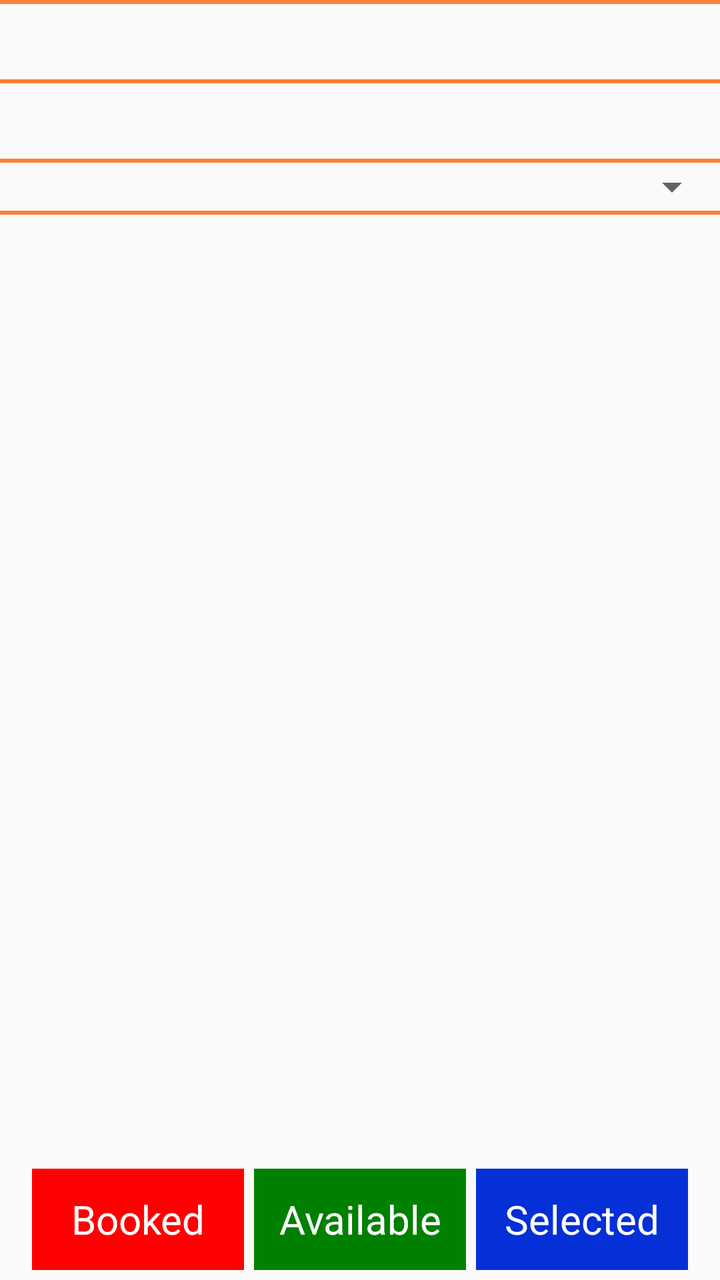
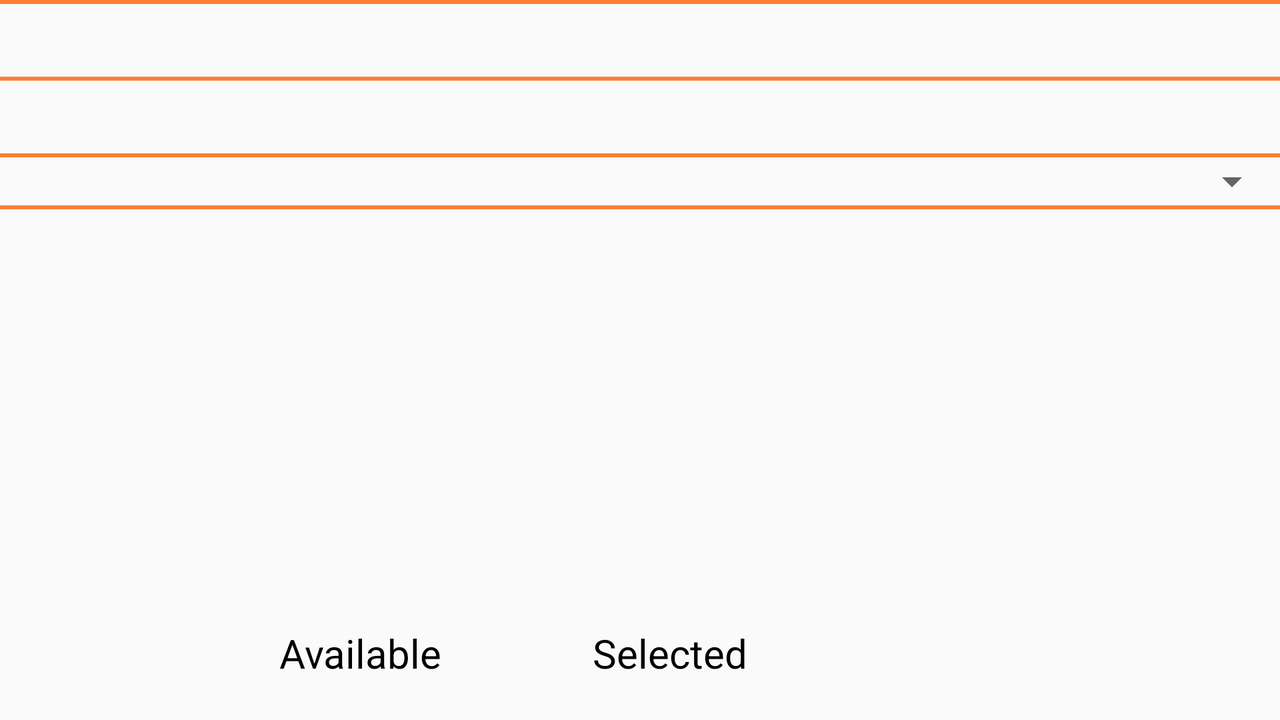

Compare how this app lays out the same screen by default and in its alternative resource folder. The renders come first, then the two layout files and the values they reference.
<!-- AndroidManifest.xml: application theme AppTheme -->
<!-- res/layout/fragment_select_date.xml -->
<RelativeLayout xmlns:android="http://schemas.android.com/apk/res/android"
    xmlns:tools="http://schemas.android.com/tools"
    android:layout_width="match_parent"
    android:layout_height="match_parent"
    tools:context="esiapp.esi.ui.fragment.SelectDateFragment">

    <LinearLayout
        android:id="@+id/time_date_layout"
        android:layout_width="match_parent"
        android:layout_height="wrap_content"
        android:layout_above="@+id/legend_color"
        android:layout_alignParentTop="true"
        android:orientation="vertical"
        android:paddingBottom="5dp">

        <View
            android:id="@+id/date_fragment_view1"
            android:layout_width="match_parent"
            android:layout_height="2dp"
            android:background="@color/colorPrimary" />

        <TextView
            android:id="@+id/date_fragment_address"
            android:layout_width="match_parent"
            android:layout_height="wrap_content"
            android:layout_margin="8dp"
            android:gravity="center_horizontal"
            android:text=""
            android:textSize="16sp" />

        <View
            android:id="@+id/date_fragment_view2"
            android:layout_width="match_parent"
            android:layout_height="2dp"
            android:background="@color/colorPrimary" />

        <TextView
            android:id="@+id/date_fragment_show_date"
            android:layout_width="match_parent"
            android:layout_height="wrap_content"
            android:layout_margin="8dp"
            android:gravity="center_horizontal"
            android:text=""
            android:textColor="@color/black"
            android:textSize="16sp" />


        <View
            android:id="@+id/date_fragment_view3"
            android:layout_width="match_parent"
            android:layout_height="2dp"
            android:background="@color/colorPrimary" />

        <Spinner
            android:id="@+id/date_fragment_spinner_session"
            android:layout_width="match_parent"
            android:layout_height="wrap_content" />

        <View
            android:id="@+id/date_fragment_view"
            android:layout_width="match_parent"
            android:layout_height="2dp"
            android:background="@color/colorPrimary" />

        <android.support.v7.widget.RecyclerView
            android:id="@+id/date_fragment_recyclerview"
            android:layout_width="match_parent"
            android:layout_height="wrap_content"
            android:scrollbars="vertical" />

    </LinearLayout>

    
    
    
    
    
    
    
    
    
    
    
    
    
    
    
    
    
    
    
    
    
    
    
    
    
    
    
    
    
    
    
    
    
    
    
    
    
    
    

    <LinearLayout
        android:id="@+id/legend_color"
        android:layout_width="match_parent"
        android:layout_height="wrap_content"
        android:layout_alignParentBottom="true"
        android:layout_marginBottom="5dp"
        android:gravity="bottom"
        android:orientation="horizontal"
        android:weightSum="3">


        <TextView
            android:id="@+id/booked"
            android:layout_width="0dp"
            android:layout_height="wrap_content"
            android:layout_marginLeft="16dp"
            android:layout_weight="1"
            android:background="@color/booked_color"
            android:text="@string/booked"
            android:textAlignment="center"
            android:minLines="2"
            android:gravity="center"
            android:textColor="@color/white"
            android:textSize="20sp" />

        <TextView
            android:id="@+id/available"
            android:layout_width="0dp"
            android:layout_height="wrap_content"
            android:layout_marginLeft="5dp"
            android:layout_marginRight="5dp"
            android:layout_weight="1"
            android:background="@color/green"
            android:gravity="center"
            android:layout_gravity="center"
            android:minLines="2"
            android:text="@string/available"
            android:textAlignment="center"
            android:textColor="@color/white"
            android:textSize="20sp" />

        <TextView
            android:id="@+id/selected"
            android:layout_width="0dp"
            android:layout_height="wrap_content"
            android:gravity="center"
            android:minLines="2"
            android:layout_marginRight="16dp"
            android:layout_weight="1"
            android:background="@color/selected_color"
            android:text="@string/selected"
            android:textAlignment="center"
            android:textColor="@color/white"
            android:textSize="20sp" />
    </LinearLayout>
</RelativeLayout>
<!-- resources referenced by this layout -->
<resources>
  <color name="black">#000000</color>
  <color name="booked_color">#FF0000</color>
  <color name="colorPrimary">#FD7F36</color>
  <color name="green">#008000</color>
  <color name="selected_color">#052fd7</color>
  <color name="white">#ffffff</color>
  <string name="available">Available</string>
  <string name="booked">Booked</string>
  <string name="selected">Selected</string>
  
      // Toast message strings
  <style name="AppTheme" parent="Theme.AppCompat.Light.NoActionBar">
          
          <item name="colorPrimary">@color/colorPrimary</item>
          <item name="colorPrimaryDark">@color/colorPrimaryDark</item>
          <item name="colorAccent">@color/colorAccent</item>
      </style>
  <color name="colorPrimaryDark">#e38d32</color>
  <color name="colorAccent">#d26767</color>
</resources>
<!-- res/layout-land/fragment_select_date.xml (the repository's variant of the layout above) -->
<!-- drawn on the phone turned sideways -->
<RelativeLayout xmlns:android="http://schemas.android.com/apk/res/android"
    xmlns:tools="http://schemas.android.com/tools"
    android:layout_width="match_parent"
    android:layout_height="match_parent"
    tools:context="esiapp.esi.ui.fragment.SelectDateFragment">

    <LinearLayout
        android:id="@+id/time_date_layout"
        android:layout_width="match_parent"
        android:layout_height="wrap_content"
        android:orientation="vertical">

        <View
            android:id="@+id/date_fragment_view1"
            android:layout_width="match_parent"
            android:layout_height="2dp"
            android:background="@color/colorPrimary" />

        <TextView
            android:id="@+id/date_fragment_address"
            android:layout_width="match_parent"
            android:layout_height="wrap_content"
            android:layout_margin="8dp"
            android:gravity="center_horizontal"
            android:text=""
            android:textSize="15sp" />

        <View
            android:id="@+id/date_fragment_view2"
            android:layout_width="match_parent"
            android:layout_height="2dp"
            android:background="@color/colorPrimary" />

        <TextView
            android:id="@+id/date_fragment_show_date"
            android:layout_width="match_parent"
            android:layout_height="wrap_content"
            android:layout_margin="8dp"
            android:gravity="center_horizontal"
            android:text=""
            android:textColor="@color/black"
            android:textSize="15sp" />


        <View
            android:id="@+id/date_fragment_view3"
            android:layout_width="match_parent"
            android:layout_height="2dp"
            android:background="@color/colorPrimary" />

        <Spinner
            android:id="@+id/date_fragment_spinner_session"
            android:layout_width="match_parent"
            android:layout_height="wrap_content" />

        <View
            android:id="@+id/date_fragment_view"
            android:layout_width="match_parent"
            android:layout_height="2dp"
            android:background="@color/colorPrimary" />

        <android.support.v7.widget.RecyclerView
            android:id="@+id/date_fragment_recyclerview"
            android:layout_width="match_parent"
            android:layout_height="wrap_content"
            android:scrollbars="vertical" />

    </LinearLayout>

    <RelativeLayout
        android:id="@+id/slot_legends_layout"
        android:layout_width="match_parent"
        android:layout_height="match_parent"
        android:gravity="bottom"
        android:orientation="horizontal">

        <LinearLayout
            android:id="@+id/legend_text_layout"
            android:layout_width="match_parent"
            android:layout_height="wrap_content"
            android:layout_alignParentBottom="true"
            android:layout_marginBottom="20dp">


            <TextView
                android:id="@+id/booked"
                android:layout_width="100dp"
                android:layout_height="wrap_content"
                android:layout_alignParentLeft="true"
                android:layout_marginLeft="10dp"
                android:textAlignment="center"
                android:textColor="@color/black"
                android:textSize="20sp" />

            <TextView
                android:id="@+id/available"
                android:layout_width="100dp"
                android:layout_height="wrap_content"
                android:layout_marginLeft="20dp"
                android:layout_marginRight="55dp"
                android:layout_toRightOf="@id/booked"
                android:gravity="center"
                android:text="@string/available"
                android:textAlignment="center"
                android:textColor="@color/black"
                android:textSize="20sp" />

            <TextView
                android:id="@+id/selected"
                android:layout_width="100dp"
                android:layout_height="wrap_content"
                android:layout_alignParentRight="true"
                android:layout_marginRight="10dp"
                android:text="@string/selected"
                android:textAlignment="center"
                android:textColor="@color/black"
                android:textSize="20sp" />
        </LinearLayout>

        <LinearLayout
            android:id="@+id/slot_legends"
            android:layout_width="match_parent"
            android:layout_height="wrap_content"
            android:layout_alignParentBottom="true"
            android:layout_below="@+id/legend_text_layout"
            android:layout_marginBottom="20dp">


            <TextView
                android:id="@+id/booked_text"
                android:layout_width="100dp"
                android:layout_height="wrap_content"
                android:layout_alignParentLeft="true"
                android:layout_marginLeft="10dp"
                android:background="@color/booked_color"
                android:textAlignment="center"
                android:textSize="20sp" />

            <TextView
                android:id="@+id/availableText"
                android:layout_width="100dp"
                android:layout_height="wrap_content"
                android:layout_marginLeft="20dp"
                android:layout_marginRight="55dp"
                android:layout_toRightOf="@id/booked_text"
                android:background="@color/green"
                android:gravity="center"
                android:textAlignment="center"
                android:textSize="20sp" />

            <TextView
                android:id="@+id/selected_text"
                android:layout_width="100dp"
                android:layout_height="wrap_content"
                android:layout_alignParentRight="true"
                android:layout_marginRight="10dp"
                android:background="@color/selected_color"
                android:textAlignment="center"
                android:textSize="20sp" />
        </LinearLayout>
    </RelativeLayout>
</RelativeLayout>
<!-- resources referenced by the variant -->
<!-- as the phone turned sideways resolves them -->
<resources>
  <color name="black">#000000</color>
  <color name="booked_color">#FF0000</color>
  <color name="colorPrimary">#FD7F36</color>
  <color name="green">#008000</color>
  <color name="selected_color">#052fd7</color>
  <string name="available">Available</string>
  <string name="selected">Selected</string>
  
      // Toast message strings
  <style name="AppTheme" parent="Theme.AppCompat.Light.NoActionBar">
          
          <item name="colorPrimary">@color/colorPrimary</item>
          <item name="colorPrimaryDark">@color/colorPrimaryDark</item>
          <item name="colorAccent">@color/colorAccent</item>
      </style>
  <color name="colorPrimaryDark">#e38d32</color>
  <color name="colorAccent">#d26767</color>
</resources>
